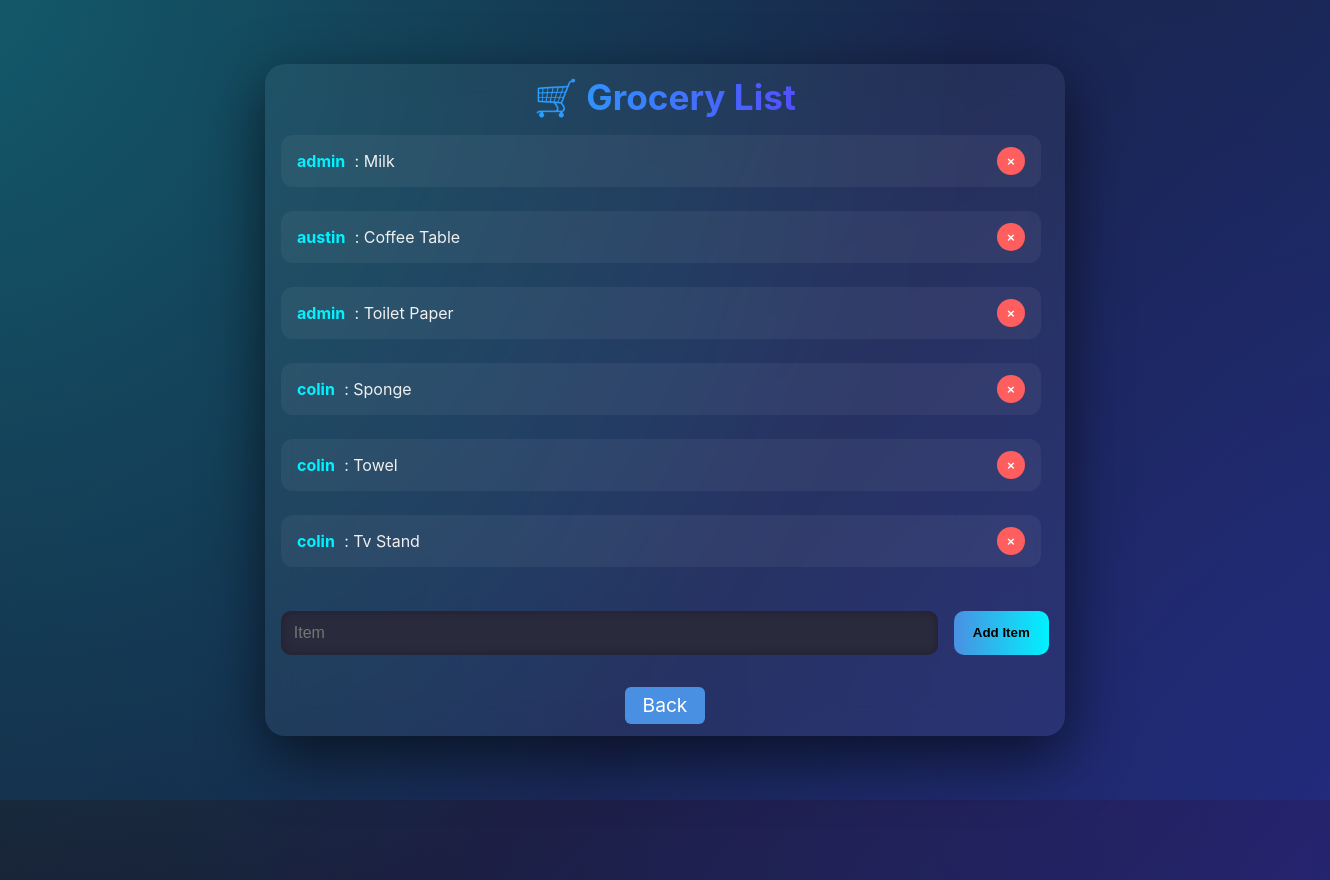
Page /grocery (signed in) on the earlier database version.
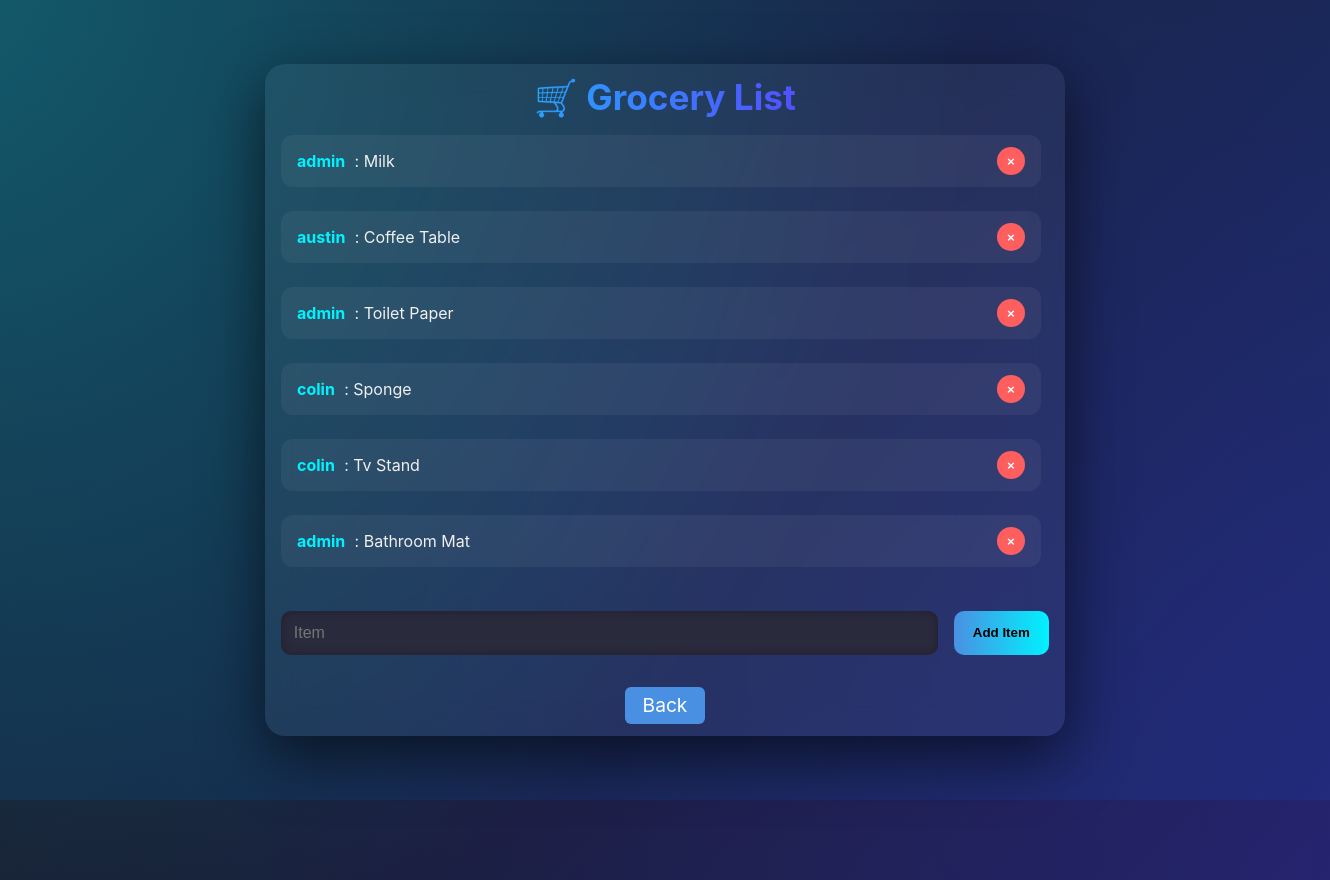
Same page on the later database version.
### tables this page shows
CREATE TABLE grocery (
                id INTEGER PRIMARY KEY AUTOINCREMENT,
                item TEXT,
                user TEXT            
                    );

### app.py (the view, shortened to what this page needs)
@app.route('/grocery', methods=['GET', 'POST'])
def grocery_list():
    if 'user' not in session:
        return redirect('/login')
    role = session.get('role')
    can_add = role in ['admin', 'purple']
    with sqlite3.connect('database.db', check_same_thread=False) as conn:
        cur = conn.cursor()
        cur.execute('SELECT * FROM grocery')  # Assuming columns: id, item, user
        items = cur.fetchall()
    return render_template('grocery.html',items=items, can_add=can_add)

### templates/grocery.html (shortened to what this page needs)
<!DOCTYPE html>
<html lang="en">
<head>
  <link rel="stylesheet" href="{{ url_for('static', filename='grocery.css') }}">
</head>
<body>
  <div class="background-glow"></div>
  <div class="board-wrapper">
    <header class="board-header">
      <h1>🛒 Grocery List</h1>
    </header>
    <section class="message-feed" id="message-feed">
      {% for item in items %}
        <div class="grocery-entry">
          <div>
            <span class="grocery-user">{{ item[2] }}</span>
            <span class="grocery-text">: {{ item[1] }}</span>
          </div>
          {% if session['role'] != 'viewer' %}
          <form method="POST" action="/delete-item">
            <button type="submit" class="delete-btn">×</button>
          </form>
          {% endif %}
        </div>
      {% endfor %}
    </section>
    {% if can_add %}
    <form method="POST" action="/grocery" class="grocery-form">
      <input type="text" name="item" placeholder="Item" required>
      <button type="submit">Add Item</button>
    </form>
    {% endif %}
    <footer class="footer-nav">
      <a href="/dashboard">Back</a>
    </footer>
  </div>
</body>
</html>

### static/grocery.css (style rules this page uses)
* { margin: 0; padding: 0; box-sizing: border-box; }
body { font-family: 'Inter', sans-serif; background: linear-gradient(135deg, #1a1a2e, #0f3460); color: #fff; height: 100vh; display: flex; justify-content: center; align-items: center; overflow: hidden; position: relative; }
.background-glow { position: absolute; width: 120%; height: 120%; background: radial-gradient(circle at top left, #00f2fe55, transparent 60%), radial-gradient(circle at bottom right, #7a00ff33, transparent 70%); z-index: 0; }
.board-wrapper { position: relative; z-index: 10; width: 95%; max-width: 800px; background: rgba(255, 255, 255, 0.05); backdrop-filter: blur(16px); border-radius: 20px; box-shadow: 0 20px 60px rgba(0, 0, 0, 0.6); padding: 0.75rem 1rem; justify-content: space-between; display: flex; flex-direction: column; gap: 1rem; max-height: 90vh; overflow: hidden; }
.board-header { text-align: center; }
.board-header h1 { font-size: 2.2rem; background: linear-gradient(to right, #00f2fe, #7a00ff); -webkit-background-clip: text; background-clip: text; -webkit-text-fill-color: transparent; }
.grocery-entry { display: flex; justify-content: space-between; align-items: center; background: rgba(255, 255, 255, 0.05); padding: 0.75rem 1rem; border-radius: 12px; margin-bottom: 0.75rem; }
.grocery-user { color: #00f2fe; font-weight: bold; margin-right: 0.3rem; }
.grocery-text { color: #f0f0f0; }
.delete-btn { background: #ff5e5e; border: none; color: white; border-radius: 50%; width: 28px; height: 28px; font-weight: bold; cursor: pointer; transition: background 0.2s ease; }
.grocery-form { display: flex; gap: 1rem; margin-top: 1rem; }
.grocery-form input[type="text"] { flex: 1; background: #2a2a3d; color: white; padding: 0.8rem; border: none; border-radius: 10px; }
.grocery-form button { background: linear-gradient(to right, #4a90e2, #00f2fe); color: black; font-weight: bold; padding: 0.8rem 1.2rem; border: none; border-radius: 10px; cursor: pointer; }
.message-feed { flex: 1; overflow-y: auto; display: flex; flex-direction: column; gap: 0.75rem; padding-right: 0.5rem; scroll-behavior: smooth; }
textarea,input,select { flex: 1; background: #2a2a3d; border: none; border-radius: 12px; padding: 1rem; color: #fff; font-size: 1rem; resize: none; box-shadow: inset 0 0 10px #00000044; transition: box-shadow 0.2s; }
.footer-nav { text-align: center; margin-top: 1rem; }
.footer-nav a { display: inline-block; background-color: #4A90E2; color: white; font-size: 1.2rem; padding: 0.41rem 1.1rem; border-radius: 6px; text-decoration: none; transition: background-color 0.3s ease; }

Differences in the rows shown:
removed grocery: user "colin", item "Towel"
added grocery: user "admin", item "Bathroom Mat"
